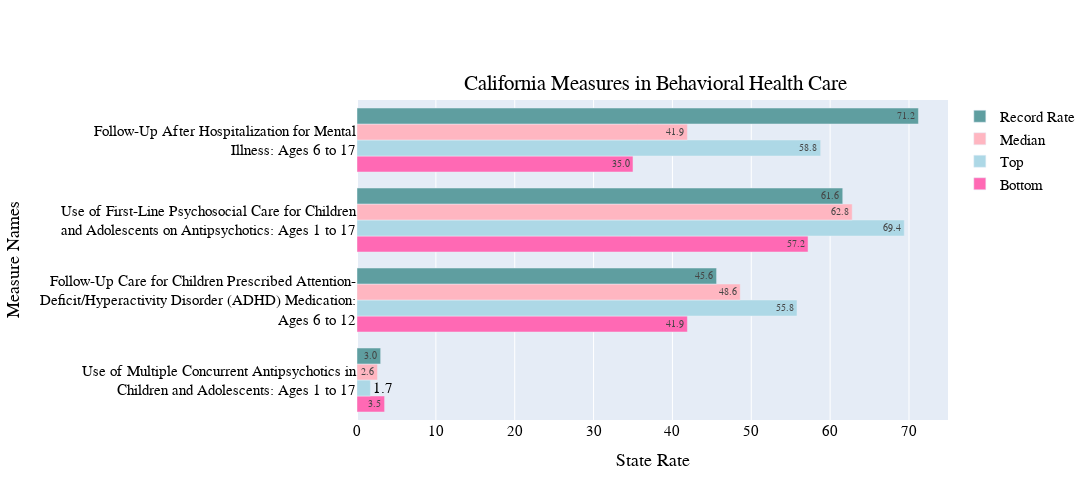

The cell this chart's notebook holds for it:
### Code cell
bot=CA_BHC['Bottom']
top=CA_BHC['Top']
med=CA_BHC['Median']
sta=CA_BHC['StateRate']
mtype=CA_BHC['MeasureType']
prog_stat= CA_BHC['Eval']

state=CA_BHC['State'].unique()
state=state[0]
dom= CA_BHC['Domain'].unique()
dom=dom[0]



fig = go.Figure(data=[
    go.Bar(name='Bottom', x=CA_BHC['Bottom'], 
           y=CA_BHC['MeasureName'].apply(lambda txt: '<br>'.join(textwrap.wrap(txt, width=50))).tolist() ,
           orientation='h', 
           text=bot,textposition='auto',
           hoverinfo='skip',
           legendrank=4,
          marker_color="hotpink"),
    go.Bar(name='Top',  x=CA_BHC['Top'], 
           y=CA_BHC['MeasureName'].apply(lambda txt: '<br>'.join(textwrap.wrap(txt, width=50))).tolist() ,
           orientation='h',
           text=top,textposition='auto',
           hoverinfo='skip', 
           legendrank=3,
          marker_color="lightblue"),
    go.Bar(name='Median',  x=CA_BHC['Median'], 
           y=CA_BHC['MeasureName'].apply(lambda txt: '<br>'.join(textwrap.wrap(txt, width=50))).tolist() ,
           orientation='h',
           text=med,textposition='auto',
           hoverinfo='skip',
           legendrank=2,
          marker_color="lightpink"),
    go.Bar(name='Record Rate', x=CA_BHC['StateRate'], 
           y=CA_BHC['MeasureName'].apply(lambda txt: '<br>'.join(textwrap.wrap(txt, width=50))).tolist() ,
           orientation='h',
           text=sta,textposition='auto',
           hovertext= mtype+": "+prog_stat,
           hoverinfo="text",
           legendrank=1,
            marker_color="cadetblue"
          ),
       
])
# Change the bar mode
fig.update_layout(barmode='group',
    width=1500,
    height=500, 
    title={
        'text': state+' Measures in '+dom,
        'y':0.85,
        'x':0.6,
        'xanchor': 'center',
        'yanchor': 'top'},
    xaxis_title="State Rate",
    yaxis_title="Measure Names",
   # color= 'viridis',
    font=dict(
        family="Arial",
        size=15,
        color="Black"
       ) 
     #Colorscale(sequential='Viridis')
                 )
 
fig.show()

### Figure 1 — Plotly figure (JSON) as saved in the notebook; plotly's stock layout.template omitted (floating-point values rounded to 4 significant figures)
{"data": [{"hoverinfo": "skip", "legendrank": 4, "marker": {"color": "hotpink"}, "name": "Bottom", "orientation": "h", "text": ["3.5", "41.9", "57.2", "35.0"], "textposition": "auto", "type": "bar", "x": [3.5, 41.9, 57.2, 35], "y": ["Use of Multiple Concurrent Antipsychotics in<br>Children and Adolescents: Ages 1 to 17", "Follow-Up Care for Children Prescribed Attention-<br>Deficit/Hyperactivity Disorder (ADHD) Medication:<br>Ages 6 to 12", "Use of First-Line Psychosocial Care for Children<br>and Adolescents on Antipsychotics: Ages 1 to 17", "Follow-Up After Hospitalization for Mental<br>Illness: Ages 6 to 17"]}, {"hoverinfo": "skip", "legendrank": 3, "marker": {"color": "lightblue"}, "name": "Top", "orientation": "h", "text": ["1.7", "55.8", "69.4", "58.8"], "textposition": "auto", "type": "bar", "x": [1.7, 55.8, 69.4, 58.8], "y": ["Use of Multiple Concurrent Antipsychotics in<br>Children and Adolescents: Ages 1 to 17", "Follow-Up Care for Children Prescribed Attention-<br>Deficit/Hyperactivity Disorder (ADHD) Medication:<br>Ages 6 to 12", "Use of First-Line Psychosocial Care for Children<br>and Adolescents on Antipsychotics: Ages 1 to 17", "Follow-Up After Hospitalization for Mental<br>Illness: Ages 6 to 17"]}, {"hoverinfo": "skip", "legendrank": 2, "marker": {"color": "lightpink"}, "name": "Median", "orientation": "h", "text": ["2.6", "48.6", "62.8", "41.9"], "textposition": "auto", "type": "bar", "x": [2.6, 48.6, 62.8, 41.9], "y": ["Use of Multiple Concurrent Antipsychotics in<br>Children and Adolescents: Ages 1 to 17", "Follow-Up Care for Children Prescribed Attention-<br>Deficit/Hyperactivity Disorder (ADHD) Medication:<br>Ages 6 to 12", "Use of First-Line Psychosocial Care for Children<br>and Adolescents on Antipsychotics: Ages 1 to 17", "Follow-Up After Hospitalization for Mental<br>Illness: Ages 6 to 17"]}, {"hoverinfo": "text", "hovertext": ["Lower rates are better for this measure: On Track", "Higher rates are better for this measure: Not on Track", "Higher rates are better for this measure: Not on Track", "Higher rates are better for this measure: On Track"], "legendrank": 1, "marker": {"color": "cadetblue"}, "name": "Record Rate", "orientation": "h", "text": ["3.0", "45.6", "61.6", "71.2"], "textposition": "auto", "type": "bar", "x": [3, 45.6, 61.6, 71.2], "y": ["Use of Multiple Concurrent Antipsychotics in<br>Children and Adolescents: Ages 1 to 17", "Follow-Up Care for Children Prescribed Attention-<br>Deficit/Hyperactivity Disorder (ADHD) Medication:<br>Ages 6 to 12", "Use of First-Line Psychosocial Care for Children<br>and Adolescents on Antipsychotics: Ages 1 to 17", "Follow-Up After Hospitalization for Mental<br>Illness: Ages 6 to 17"]}], "layout": {"barmode": "group", "font": {"color": "Black", "family": "Arial", "size": 15}, "height": 500, "title": {"text": "California Measures in Behavioral Health Care", "x": 0.6, "xanchor": "center", "y": 0.85, "yanchor": "top"}, "width": 1500, "xaxis": {"title": {"text": "State Rate"}}, "yaxis": {"title": {"text": "Measure Names"}}}}
